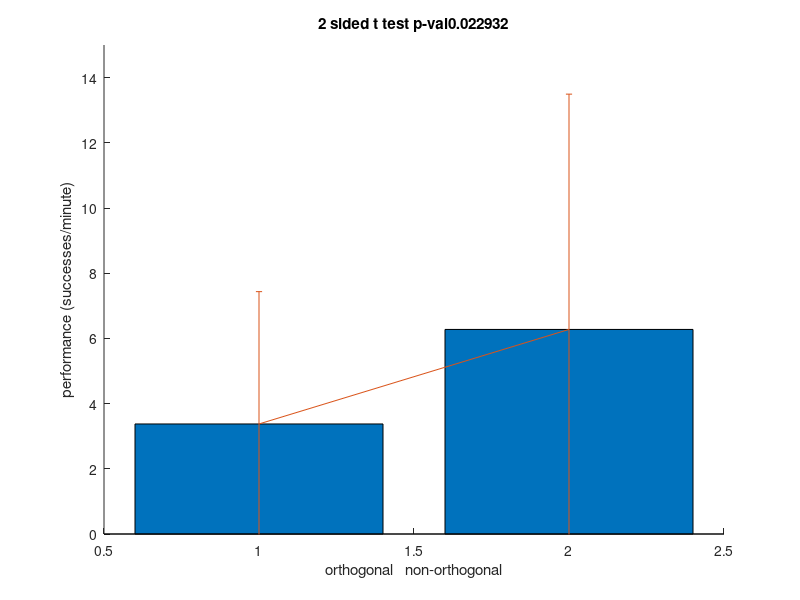

Source code (MATLAB): (Note: this script raises an error after producing the figure.)
%modelID = 34;
%basename = './gpfa_data/run';
%
%conn = database('',databaseuser,databasepwd,'com.mysql.jdbc.Driver', ...
%	databaseurl);
%
%paramcode = exec(conn, ['SELECT `description` FROM models WHERE modelID = ' num2str(modelID)]);
%paramcode = fetch(paramcode);
%paramcode = paramcode.Data{1};
%eval(paramcode);
%
%%Extract the runs
%conn = db_conn();
%results = exec(conn, ['SELECT a.id, et.manualrecording, ' ...
%' et.1DBCrecording, et.dualrecording, et.manualrecordingafter FROM analyses a ' ...
%'INNER JOIN experiment_tuning et ' ...
%'ON et.experiment_id = a.experiment_id WHERE modelID = ' num2str(modelID)]);
%results = fetch(results);
%results = results.Data;
%nR = size(results,1);
%
%ndim = 5;
%
%paMCBC = [];
%paMCDC = [];
%paMCMC2 = [];
%paBCDC = [];
%
%paMCBCI = [];
%paBCBCI = [];
%paDCBCI = [];
%
%pvalMCBC = [];
%pvalMCDC = [];
%pvalMCMC2 = [];
%pvalBCDC = [];
%
%nsigMCBC = [];
%nsigMCDC = [];
%nsigMCMC2 = [];
%nsigBCDC = [];
%
%pvalMCBCI = [];
%pvalBCBCI = [];
%pvalDCBCI = [];
%
%allrates = [];
%
%ratesMCBC = [];
%ratesMCDC = [];
%ratesBCDC = [];
%ratesMCMC2 = [];
%
%mu_dtheta_MCBC = [];
%mu_dtheta_MCDC = [];
%mu_dtheta_BCDC = [];
%mu_dtheta_MCMC2 = [];
%
%tuning_type = [];
%
%bci_data = fetch(exec(conn, ['SELECT fl1.dir, fl2.dir, fl3.dir, fl5.dir, et1.`tuning_type`, rec1.`successrate`, rec2.`successrate`, '...
%' IF(EXISTS (SELECT * FROM `bci_units` bci WHERE bci.`ID` = et1.`1DBCrecording` AND bci.unit = flin1.unit), '...
%' 1, 0), flin1.`nev file` FROM '...
%'`experiment_tuning` et1 '...
%'INNER JOIN `fits` flin1 '...
%'ON flin1.`nev file` = et1.`manualrecording`'...
%'INNER JOIN `fits_linear` fl1 '...
%'ON flin1.id = fl1.id '...
%'INNER JOIN `fits` flin2 '...
%'ON flin2.`nev file` = et1.`1DBCrecording`'...
%'INNER JOIN `fits_linear` fl2 '...
%'ON flin2.id = fl2.id '...
%'INNER JOIN `fits` flin3 '...
%'ON flin3.`nev file` = et1.`manualrecordingafter`'...
%'INNER JOIN `fits_linear` fl3 '...
%'ON flin3.id = fl3.id '...
%'INNER JOIN `fits` flin5 '...
%'ON flin5.`nev file` = et1.`dualrecording`'...
%'INNER JOIN `fits_linear` fl5 '...
%'ON flin5.id = fl5.id '...
%'INNER JOIN `recordings` rec1 '...
%'ON rec1.`nev file` = et1.`1DBCrecording` '...
%'INNER JOIN `recordings` rec2 '...
%'ON rec2.`nev file` = et1.`dualrecording` '...
%'WHERE flin1.modelID = 30 AND flin2.modelID = 30 AND flin3.modelID = 30 AND flin5.modelID = 30 ' ...
%'AND flin1.unit = flin2.unit AND flin2.unit = flin3.unit AND flin2.unit = flin5.unit '...
%'AND fl1.r2 > .01 AND fl3.r2 > .01']));
%all_r2 = cell2mat(bci_data.Data(:,1:4));
%bcituningtype = cell2mat(bci_data.Data(:,5));
%bciperformance = 50*cell2mat(bci_data.Data(:,6:7))+10;
%bciunit = cell2mat(bci_data.Data(:,8));
%nevfiles = bci_data.Data(:,9);
%
%rot = (bcituningtype == 1 | bcituningtype == 3| bcituningtype == 4);
%bci = bciunit == 1;
%nonbci = bciunit == 0;
%
%dof_bci = sum(bci)-1;
%dof_nonbci = sum(nonbci)-1;
%
%%1 = mc1 
%%2 = bc
%%3 = mc2 
%%4 = dc 
%
%mc1bc_difftheta_all = abs(center_angles(all_r2(:,1), all_r2(:,2)));
%mc1mc2_difftheta_all = abs(center_angles(all_r2(:,1), all_r2(:,3)));
%mc2bc_difftheta_all = abs(center_angles(all_r2(:,3), all_r2(:,2)));
%mcdc_difftheta_all = abs(center_angles(all_r2(:,1), all_r2(:,4)));
%bcdc_difftheta_all = abs(center_angles(all_r2(:,2), all_r2(:,4)));
%
%mc1bc_difftheta = abs(center_angles(all_r2(rot,1), all_r2(rot,2)));
%mc1mc2_difftheta = abs(center_angles(all_r2(rot,1), all_r2(rot,3)));
%mc2bc_difftheta = abs(center_angles(all_r2(rot,3), all_r2(rot,2)));
%mcdc_difftheta = abs(center_angles(all_r2(rot,1), all_r2(rot,4)));
%bcdc_difftheta = abs(center_angles(all_r2(rot,2), all_r2(rot,4)));
%
%bci_mc1bc_difftheta = abs(center_angles(all_r2(bci,1), all_r2(bci,2)));
%bci_mc1mc2_difftheta = abs(center_angles(all_r2(bci,1), all_r2(bci,3)));
%bci_mc2bc_difftheta = abs(center_angles(all_r2(bci,3), all_r2(bci,2)));
%bci_mcdc_difftheta = abs(center_angles(all_r2(bci,1), all_r2(bci,4)));
%bci_bcdc_difftheta = abs(center_angles(all_r2(bci,2), all_r2(bci,4)));
%
%nonbci_mc1bc_difftheta = abs(center_angles(all_r2(nonbci,1), all_r2(nonbci,2)));
%nonbci_mc1mc2_difftheta = abs(center_angles(all_r2(nonbci,1), all_r2(nonbci,3)));
%nonbci_mc2bc_difftheta = abs(center_angles(all_r2(nonbci,3), all_r2(nonbci,2)));
%nonbci_mcdc_difftheta = abs(center_angles(all_r2(nonbci,1), all_r2(nonbci,4)));
%nonbci_bcdc_difftheta = abs(center_angles(all_r2(nonbci,2), all_r2(nonbci,4)));
%
%%Open the file for each condition
%for idx = 1:nR
%	analysis_id = results{idx,1};
%	mcnev = results{idx,2};
%	bcnev = results{idx,3};
%	dcnev = results{idx,4};
%	mc2nev = results{idx,5};
%
%	fn_out1 = [basename '_' num2str(analysis_id) '_' num2str(1) '.mat'];
%	fn_out2 = [basename '_' num2str(analysis_id) '_' num2str(2) '.mat'];
%	fn_out3 = [basename '_' num2str(analysis_id) '_' num2str(3) '.mat'];
%	fn_out4 = [basename '_' num2str(analysis_id) '_' num2str(4) '.mat'];
%
%	if exist(fn_out1, 'file')
%		load(fn_out1);
%		MCspace = estParams.Corth(:,1:ndim);
%		load(fn_out2);
%		BCspace = estParams.Corth(:,1:ndim);
%		load(fn_out3);
%		DCspace = estParams.Corth(:,1:ndim);
%		load(fn_out4);
%		MC2space = estParams.Corth(:,1:ndim);
%	else 
%		display(['Cant find all files. Continuing'])
%		continue 
%	end
%
%	mcidx = find(cellfun(@(x) strcmp(mcnev, x), nevfiles));
%	%Average change in tuning angle between conditions
%	mu_dtheta_MCBC(idx) = mean(mc1bc_difftheta_all(mcidx));
%	mu_dtheta_MCDC(idx) = mean(mcdc_difftheta_all(mcidx));
%	mu_dtheta_MCMC2(idx) = mean(mc1mc2_difftheta_all(mcidx));
%	mu_dtheta_BCDC(idx) = mean(bcdc_difftheta_all(mcidx));
%
%	tuning_type(idx) = bcituningtype(mcidx(1));
%
%	nU = size(MCspace, 1);
%
%	%Figure out units to use... above 5hz in all recordings
%	units = fetch(exec(conn, ['SELECT u1.unit FROM '...
%	'`experiment_tuning` et1 '...
%	'INNER JOIN `units` u1 '...
%	'ON u1.`nev file` = et1.`manualrecording` '...
%	'INNER JOIN `units` u2 '...
%	'ON u2.`nev file` = et1.`1DBCrecording` '...
%	'INNER JOIN `units` u3 '...
%	'ON u3.`nev file` = et1.`manualrecordingafter` '...
%	'INNER JOIN `units` u4 '...
%	'ON u4.`nev file` = et1.`dualrecording` '...
%	'WHERE u1.unit = u2.unit AND u1.unit = u4.unit AND u1.unit = u3.unit AND '...
%	'u3.firingrate > ' num2str(threshold) ' AND ' ...
%	'u1.firingrate > ' num2str(threshold) ' AND u2.firingrate > ' num2str(threshold) ' AND '...
%	'u4.firingrate > ' num2str(threshold) ' AND et1.`manualrecording` = "' mcnev '"']));
%	otherunits = units.Data;
%
%	%Get the firing rate for the units
%	rates = fetch(exec(conn, ['SELECT u1.firingrate, u2.firingrate, u4.firingrate, u3.firingrate FROM '...
%	'`experiment_tuning` et1 '...
%	'INNER JOIN `units` u1 '...
%	'ON u1.`nev file` = et1.`manualrecording` '...
%	'INNER JOIN `units` u2 '...
%	'ON u2.`nev file` = et1.`1DBCrecording` '...
%	'INNER JOIN `units` u3 '...
%	'ON u3.`nev file` = et1.`manualrecordingafter` '...
%	'INNER JOIN `units` u4 '...
%	'ON u4.`nev file` = et1.`dualrecording` '...
%	'WHERE u1.unit = u2.unit AND u1.unit = u4.unit AND u1.unit = u3.unit AND '...
%	'u3.firingrate > ' num2str(threshold) ' AND ' ...
%	'u1.firingrate > ' num2str(threshold) ' AND u2.firingrate > ' num2str(threshold) ' AND '...
%	'u4.firingrate > ' num2str(threshold) ' AND et1.`manualrecording` = "' mcnev '"']));
%	rates = cell2mat(rates.Data);
%
%	ratesMCBC(idx) = corr(rates(:,1), rates(:,2));
%	ratesMCDC(idx) = corr(rates(:,1), rates(:,3));
%	ratesBCDC(idx) = corr(rates(:,2), rates(:,3));
%	ratesMCMC2(idx) = corr(rates(:,1), rates(:,4));
%	allrates = [allrates(:,:); rates];
%
%	%Get brain control units for BC session
%	bciunits = exec(conn, ['SELECT `unit` FROM bci_units WHERE `ID` = "' bcnev '"']);
%	bciunits = fetch(bciunits);
%	bciunits = bciunits.Data;
%	%Get brain control units for DC session
%	dualunits = exec(conn, ['SELECT `unit` FROM bci_units WHERE `ID` = "' dcnev '"']);
%	dualunits = fetch(dualunits);
%	dualunits = dualunits.Data;
%	allunits = unique([otherunits; bciunits; dualunits]);
%	a = sort(cellfun(@(x) str2num(x), allunits));
%	nU = size(allunits,1);
%	for j = 1:nU
%			allunits{j} = num2str(a(j));
%	end	
%
%	%Get BCI space for BC/DC session
%	BCIspace = zeros(nU, 2);
%	ind1=find(ismember(allunits,bciunits{1}));
%	ind2=find(ismember(allunits,bciunits{2}));
%	BCIspace(ind1,1) = 1;
%	BCIspace(ind2,2) = 1;
%
%	%Compute the angles between each condition
%	pasMCBC = subspacea(MCspace, BCspace);
%	pasMCDC = subspacea(MCspace, DCspace);
%	pasMCMC2 = subspacea(MCspace, MC2space);
%	pasBCDC = subspacea(BCspace, DCspace);
%
%	pvalsMCBC = 1-normcdf(sqrt(nU)*cos(pasMCBC));
%	pvalsMCDC = 1-normcdf(sqrt(nU)*cos(pasMCDC));
%	pvalsMCMC2 = 1-normcdf(sqrt(nU)*cos(pasMCMC2));
%	pvalsBCDC = 1-normcdf(sqrt(nU)*cos(pasBCDC));
%
%	nsigMCBC(idx) = sum(pvalsMCBC < 0.05);
%	nsigMCDC(idx) = sum(pvalsMCDC < 0.05);
%	nsigMCMC2(idx) = sum(pvalsMCMC2 < 0.05);
%	nsigBCDC(idx) = sum(pvalsBCDC < 0.05);
%
%	paMCBC(idx) = max(subspacea(MCspace, BCspace));
%	paMCDC(idx) = max(subspacea(MCspace, DCspace));
%	paMCMC2(idx) = max(subspacea(MCspace, MC2space));
%	paBCDC(idx) = max(subspacea(BCspace, DCspace));
%
%	pvalMCBC(idx) = 1-normcdf(sqrt(nU)*cos(paMCBC(idx)));
%	pvalMCDC(idx) = 1-normcdf(sqrt(nU)*cos(paMCDC(idx)));
%	pvalMCMC2(idx) = 1-normcdf(sqrt(nU)*cos(paMCMC2(idx)));
%	pvalBCDC(idx) = 1-normcdf(sqrt(nU)*cos(paBCDC(idx)));
%
%	%Compute the angles between neural space and the BC axes
%	paMCBCI(idx) = max(subspacea(MCspace, BCIspace));
%	paBCBCI(idx) = max(subspacea(BCspace, BCIspace));
%	paDCBCI(idx) = max(subspacea(DCspace, BCIspace));
%
%	pasMCBCI = subspacea(MCspace, BCIspace);
%	pasBCBCI = subspacea(BCspace, BCIspace);
%	pasDCBCI = subspacea(DCspace, BCIspace);
%
%	pvalsMCBCI = 1-normcdf(sqrt(nU)*cos(pasMCBCI));
%	pvalsBCBCI = 1-normcdf(sqrt(nU)*cos(pasBCBCI));
%	pvalsDCBCI = 1-normcdf(sqrt(nU)*cos(pasDCBCI));
%
%	nsigMCBCI(idx) = sum(pvalsMCBCI < 0.05);
%	nsigBCBCI(idx) = sum(pvalsBCBCI < 0.05);
%	nsigDCBCI(idx) = sum(pvalsDCBCI < 0.05);
%
%	pvalMCBCI(idx) = 1-normcdf(sqrt(nU)*cos(paMCBCI(idx)));
%	pvalBCBCI(idx) = 1-normcdf(sqrt(nU)*cos(paBCBCI(idx)));
%	pvalDCBCI(idx) = 1-normcdf(sqrt(nU)*cos(paDCBCI(idx)));
%
%	%Get whether was rotated or not...
%
%
%	%Get peformance in BC and DC trials
%	p = exec(conn, ['SELECT rec.successrate FROM `recordings` rec WHERE '...
%		'rec.`nev file` = "' bcnev '"']);
%	p = fetch(p);
%	p = p.Data;
%	BCperf(idx) = p{1};
%	p = exec(conn, ['SELECT rec.successrate FROM `recordings` rec WHERE '...
%		'rec.`nev file` = "' dcnev '"']);
%	p = fetch(p);
%	p = p.Data;
%	DCperf(idx) = p{1};
%end
%
%save('./scripts/fig4.mat')
load('./scripts/fig4.mat')

DCperfnonorth = DCperf(paMCBCI < 1.3);
DCperforth = DCperf(paMCBCI > 1.3);
[h1, p1] = ttest2(DCperfnonorth, DCperforth);

BCperfnonorth = BCperf(paMCBCI < 1.3);
BCperforth = BCperf(paMCBCI > 1.3);
[h2, p2] = ttest2(BCperfnonorth, BCperforth);

clf
hold on 
bar([60*mean(BCperforth), 60*mean(BCperfnonorth)])
errorbar([60*mean(BCperforth), 60*mean(BCperfnonorth)], [60*std(BCperforth), 60*std(BCperfnonorth)])
ylabel('performance (successes/minute)')
xlabel('orthogonal   non-orthogonal')
title(['2 sided t test p-val' num2str(p2)])
ylim([0 15])
saveplot(gcf, './figures/analyseGPFA_boxplotBCperf_paMCBCI.eps')
clf
hold on 
bar([60*mean(DCperforth), 60*mean(DCperfnonorth)])
errorbar([60*mean(DCperforth), 60*mean(DCperfnonorth)], [60*std(DCperforth), 60*std(DCperfnonorth)])
ylabel('performance (successes/minute)')
xlabel('orthogonal   non-orthogonal')
title(['2 sided t test p-val' num2str(p1)])
ylim([0 15])
saveplot(gcf, './figures/analyseGPFA_boxplotDCperf_paMCBCI.eps')
